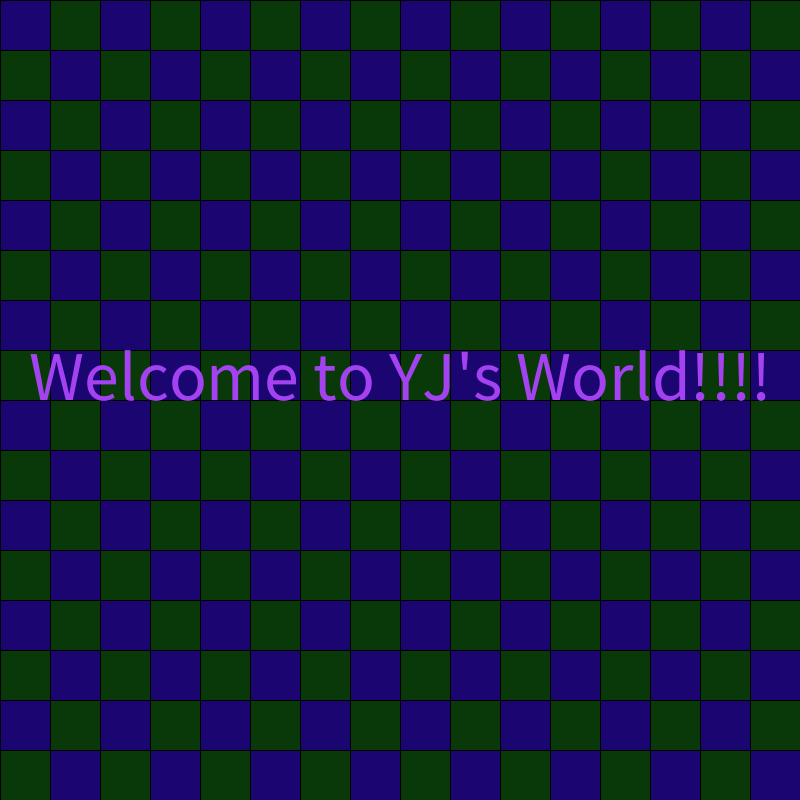
Frame 1 (no input)
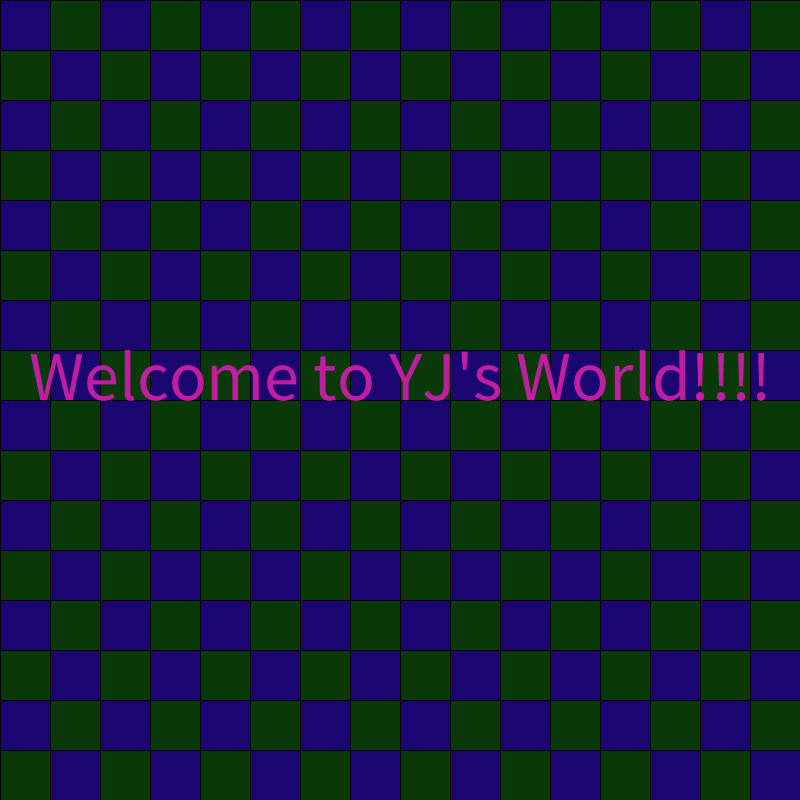
Frame 60 (the mouse pressed at the canvas centre just before this capture)
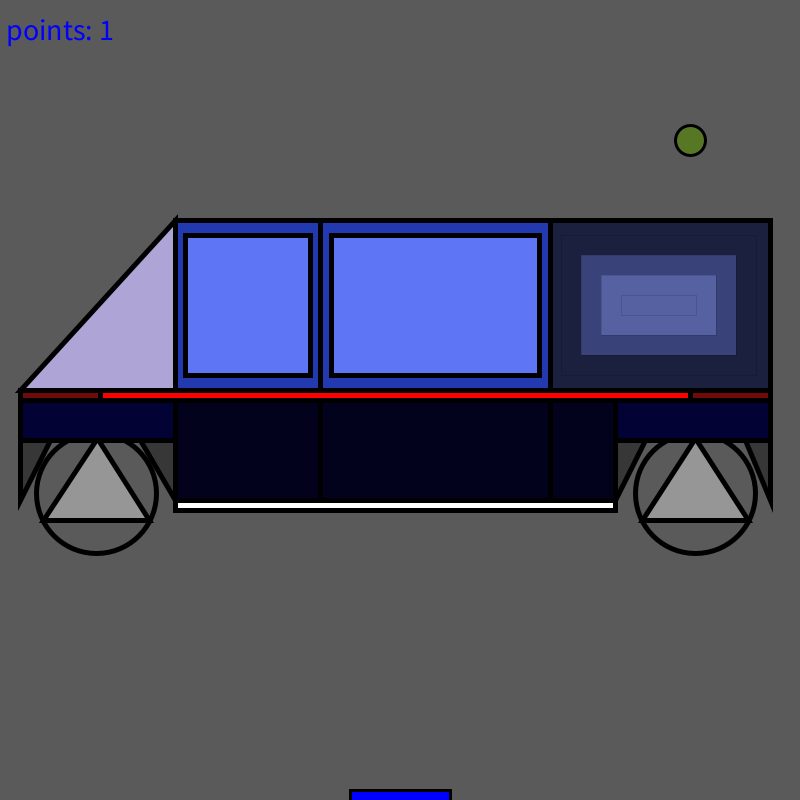
Frame 120 (the mouse held since frame 60 and released just before this capture)

The Processing sketch that drew these frames (run headless with seeded random() and noise(); from frame 60 on, the mouse is pressed at the canvas centre):

// Processing sketch: YiJieLim
// ── YiJieLim.pde
int   points  = 0;
float ball_x  = 100;
float ball_y  = 50;
float speed_x = 10;
float speed_y = 5;
boolean gameStart = false;

void setup() {
  size(800,800);
}

void draw() {
  if(gameStart == false) {
    miracleBackground();
    textSize(70);
    textAlign(CENTER);
    fill(random(255),random(255),random(255));
    text("Welcome to YJ's World!!!!", width/2 , height/2);
    
    if(mousePressed) {
    gameStart = true;
    }
 } 
   else {
   background(90);
   yjTruck();
   strokeWeight(3);
    if(ball_x < 0 || ball_x > 800)
    {
      speed_x = -speed_x;
    }  
    if(ball_y > 800)
    {
      speed_y = -speed_y; 
    float distance = abs(mouseX - ball_x);
       if (distance < 100)
       {
       points += 1;
       }
       if (distance < 100)
       {
       textSize(500);
       fill(random(255),random(255),random(255));
       text("+1",450,600);
       }
    } 
     else{ 
     speed_y += 1;  
     }
     ball_x = ball_x + speed_x;
     ball_y = ball_y + speed_y;  
  
     textSize(30);
     fill(0,0,255);
     rect(mouseX-50,790,100,100);
     fill(random(255),random(255),random(255));
     ellipse(ball_x, ball_y,30,30 );
     fill(0,0,255);
     text("points: " + points, 60, 40);
   
   
   if(points == 5)
   { 
     textSize(30);
     fill(random(255),random(255),random(255));
     text("Great and Continue!!!", 450, 50);
   }
   if(points == 10) 
   {
     fill(random(255),random(255),random(255));
     text("By the way is my truck beautiful?", 450,50);
   }    
   if(points == 15) 
   {
     fill(random(255),random(255),random(255));
     text("I love my truck!!",450,50);
   }
   if(points == 20) 
   {
     fill(random(255),random(255),random(255));
     text("GOOD JOB!!!You can sleep now",450,70);
   } 
   if (points >= 25) 
   {
     fill(random(255),random(255),random(255));
     textSize(25);
     text("YOU WIN! You're the best and turn off the machine!!!Stop Playing!!",450,70);
   }    
  
  }
} 

void miracleBackground(){ 
   int count = 0;
       for (int i=0; i < 100; i++){
         for(int j=0; j < 100; j++){
           if (count % 2 == 1)
           fill(9,57,9);
           else
           fill(26,5,113);
           rect(j*50,i*50,50,50);
           count++;
    }
           count++;
  }
}

void yjTruck(){ 
    strokeWeight(5);
    fill(55);
    triangle(20,400,50,440,20,500); 
    triangle(140,440,175,500,175,400);
    fill(90);
    ellipse(96,493,120,120);
    fill(150);
    triangle(43,520,97,438,149,520);  
    
    fill(2,2,52);
    rect(20,400,155,40); 
    
    fill(255); 
    rect(175,500,440,10); 
  
    fill(3,2,28);
    rect(175,400,170,100); 
    rect(320,400,230,100); 
    rect(550,400,65,100); 
    
    fill(55);
    triangle(615,400,645,440,615,500); 
    triangle(770,400,745,440,770,500);
    fill(90);
    ellipse(695,493,120,120);
    fill(150);
    triangle(642,520,695,438,748,520);
    
    fill(2,2,52);
    rect(615,400,155,40); 
    
    fill(255,0,0);
    rect(20,390,750,10); 
    
    fill(113,11,11);
    rect(20,390,80,10); 
    
    fill(113,11,11);
    rect(690,390,80,10); 
  
    fill(175,164,214);
    triangle(20,390,175,390,175,220); 
  
    fill(35,57,175);
    rect(175,220,145,170); 
    fill(94,117,245);
    rect(185,235,125,140);
    
    fill(35,57,175);
    rect(320,220,230,170); 
    fill(94,117,245);
    rect(331,235,208,140);
  
    fill(26,32,62);
    rect(550,220,220,170); 
    strokeWeight(0);
    fill(26,32,62);
    rect(561,235,195,140);
    fill(57,67,121);
    rect(581,255,155,100);
    fill(85,97,160);
    rect(601,275,115,60);
    fill(85,97,160);
    rect(621,295,75,20);
}

// ── readme_tab.pde
/*
Name: Yi Jie Lim
Student Number:20104720
Programme Name: Programming Fundamentals - Processing

Brief description of the animation achieved:
I create a game that the ball can keep bouncing and gains points when the ball touch the paddle,
and I like cars so I create a car as my game background.I achieved that processing can create 
a lot of things to enjoy and have fun.

Known bugs/problems:
ball bouncing, paddle and points.

Reference:
Tesla-Cybertruck:https://www.google.com/url?sa=i&url=https%3A%2F%2Fwww.wired.com%2Fstory%2Fwhy-tesla-cybertruck-looks-weird%2F&psig=AOvVaw1dK5etULJ650UHANrrGXJX&ust=1697226663064000&source=images&cd=vfe&opi=89978449&ved=0CA8QjRxqFwoTCKjxxJak8YEDFQAAAAAdAAAAABAD
Bouncing Ball From Processing
*/
